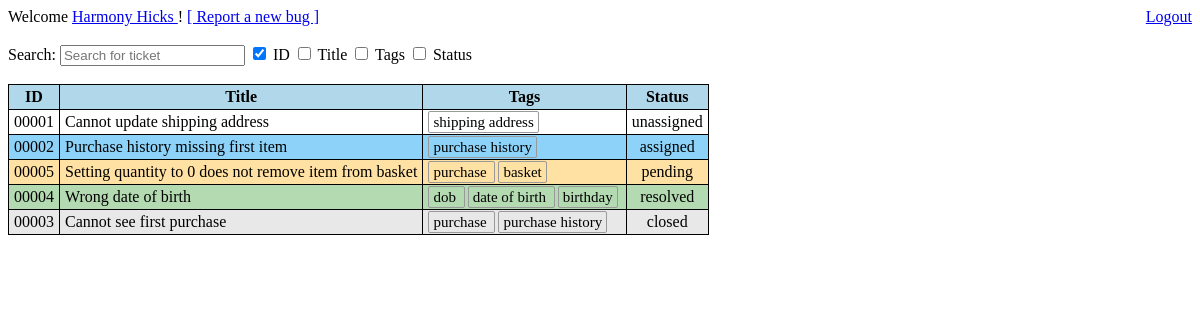
Screenshot of /view_all_tickets.php (signed in) with the database file from the repository.
### tables this page shows
CREATE TABLE IF NOT EXISTS `accounts` (
  `id` varchar(10) NOT NULL,
  `first_name` varchar(16) NOT NULL,
  `last_name` varchar(16) NOT NULL,
  `password` varchar(20) NOT NULL,
  `dob` date NOT NULL,
  `account_type` varchar(16) NOT NULL,
  `experience` tinyint(4) NOT NULL,
  PRIMARY KEY (`id`)
);

CREATE TABLE IF NOT EXISTS `tickets` (
  `id` smallint(5) NOT NULL AUTO_INCREMENT,
  `title` varchar(80) NOT NULL,
  `description` text NOT NULL,
  `created_by` varchar(10) NOT NULL,
  `created_date` date NOT NULL,
  `tags` varchar(127) NOT NULL,
  `status` varchar(16) NOT NULL,
  `assigned_to` varchar(10) NOT NULL,
  `reviewed_by` varchar(10) NOT NULL,
  `duplicate_of` smallint(5) DEFAULT NULL,
  PRIMARY KEY (`id`)
);

### include/funcs/sql_funcs.php (called while the page is built, shortened)
<?php
	require_once("include/class/ClassAccount.php");
	require_once("include/class/ClassTicket.php");
	function str_clean(&$string){
		return mysqli_real_escape_string($GLOBALS['mysql_link'], trim($string));;
	}
	function db_query($query){
		$result = mysqli_query($GLOBALS['mysql_link'], $query);
		$error = mysqli_error($GLOBALS['mysql_link']);
		return $result;
	}
	function get_tickets($as_user){
		$as_user = str_clean($as_user);
		$query = db_query("SELECT `id` FROM `tickets`;");
		$output = [];
		while($row = mysqli_fetch_assoc($query)){
			try{
				$output[] = new Ticket((int)$row['id'], $as_user);
			}catch(Exception $e){
				continue;
			}
		}
		return $output;
	}
?>

### include/class/ClassAccount.php (called while the page is built, shortened)
<?php
	require_once("include/funcs/sql_funcs.php");
	class Account{
		private $first_name;
		private $last_name;
		private $account_type;
		function __construct($id){
			$id = str_clean($id);
			$query = db_query("SELECT * FROM `accounts` WHERE `id` = '{$id}' LIMIT 1;");
			$result = mysqli_fetch_assoc($query);
			if(mysqli_num_rows($query) == 1){
				$this->first_name = $result['first_name'];
				$this->last_name = $result['last_name'];
				$this->account_type = $result['account_type'];
			}else{
				throw new Exception("User not found.");
			}
		}
		function get_full_name(){
			return $this->first_name . " " . $this->last_name;
		}
		function is_norm(){
			return ($this->account_type == "user");
		}
	}
?>

### include/class/ClassTicket.php (called while the page is built, shortened)
<?php
	require_once("include/funcs/sql_funcs.php");
	class Ticket{
		private $title;
		private $tags;
		private $status;
		function __construct($ticket_id, $as_user = NULL){
			$ticket_id = str_clean($ticket_id);
			$query = db_query("SELECT * FROM `tickets` WHERE `id` = '{$ticket_id}' LIMIT 1;");
			$result = mysqli_fetch_assoc($query);
			if(mysqli_num_rows($query) == 1){
				$this->ticket_id = $result['id'];
				$this->title = $result['title'];
				$this->created_by =  new Account($result['created_by']);
				$this->tags = $result['tags'];
				$this->status = $result['status'];
				if(!is_null($as_user)){
					$this->viewed_by = new Account(str_clean($as_user));
				}
			}else{
				throw new Exception("Ticket not found.");
			}
		}
		function get_title(){
			return $this->title;
		}
		function get_tags(){
			return $this->tags;
		}
		function get_status(){
			return $this->status;
		}
	}
?>

### view_all_tickets.php (the view, shortened to what this page needs)
<?php
	require_once("include/funcs/sql_funcs.php");
	$account = new Account($_SESSION['username']);
	$all_tickets = get_tickets($_SESSION['username']);
	$ticket_order = ["unassigned", "assigned", "pending", "resolved", "closed"];
	usort($all_tickets, function($a, $b) use ($ticket_order){
		$pos_a = array_search($a->get_status(), $ticket_order);
		$pos_b = array_search($b->get_status(), $ticket_order);
		return $pos_a - $pos_b;
	});
?>
<!DOCTYPE html>
<html lang='en'>
	<head>
		<link rel='stylesheet' href='include/css/main.css'>
	</head>
	<body>
		<?php include("include/templates/header.php"); ?>
		Search: <input type='text' name='ticket_search' id='ticket_search' placeholder='Search for ticket' /> <span id='cancel_search'>X</span>
		<input type='checkbox' id='search_id' class='search_checkbox' value=0 checked/> ID
		<input type='checkbox' id='search_title' class='search_checkbox' value=1 /> Title
		<input type='checkbox' id='search_tags' class='search_checkbox' value=2 /> Tags
		<input type='checkbox' id='search_status' class='search_checkbox' value=3 /> Status
		<br />
		<br />
		<table id='ticket_table' class='basic_table'>
			<tr>
				<td style='text-align:center;'>
					ID
				</td>
				<td style='text-align:center;'>
					Title
				</td>
				<td style='text-align:center;'>
					Tags
				</td>
				<td style='text-align:center;'>
					Status
				</td>
			</tr>
			<?php
				foreach($all_tickets as $ticket){
			?>
				<tr>
					<td onclick="location.href='view_ticket_info.php?t=<?php echo $ticket->ticket_id; ?>'" class='<?php echo $ticket->get_status(); ?>_ticket' style='text-align:center; cursor:pointer;'>
						<?php printf('%05d', $ticket->ticket_id); ?>
					</td>
					<td onclick="location.href='view_ticket_info.php?t=<?php echo $ticket->ticket_id; ?>'" class='<?php echo $ticket->get_status(); ?>_ticket' style='text-align:left; cursor:pointer;'>
						<?php echo $ticket->get_title(); ?>
					</td>
					<td class='<?php echo $ticket->get_status(); ?>_ticket' style='text-align:left;'>
						<?php
							$tag_array = explode(",", $ticket->get_tags());
							foreach($tag_array as $tag){
						?>
								<span class='ticket_tag'>
										<?php echo $tag; ?>
								</span>
						<?php
							}
						?>
					</td>
					<td class='<?php echo $ticket->get_status(); ?>_ticket' style='text-align:center;'>
						<?php echo $ticket->get_status(); ?>
					</td>
				</tr>
			<?php
				}
			?>
		</table>
	</body>
</html>

### include/templates/header.php
<div style='float:left;'>
	Welcome
	<a href='#'>
		<?php echo $account->get_full_name(); ?>
	</a>!
	<a href='report_bug.php'>
		[ Report a new bug ]
	</a>
</div>
<div style='float:right;'>
	<a href='logout.php'>
		Logout
	</a>
</div>
<br />
<br />

### include/css/main.css (style rules this page uses)
.basic_table { border: 1px solid #000000; border-collapse: collapse; }
.basic_table tr td { border: 1px solid #000000; padding: 3px 5px; }
.basic_table tr:first-child td { background-color:#B0D8EA; font-weight: bold; }
.ticket_tag { border-radius: 2px; border: 1px solid #999999; font-size: 15px; padding: 2px 4px; margin-right: 3px; cursor: pointer; }
.unassigned_ticket { background-color: #FFFFFF; }
.assigned_ticket { background-color: #8DD3F9; }
.pending_ticket { background-color: #FFE1A3; }
.resolved_ticket { background-color: #B3dAB1; }
.closed_ticket { background-color: #E8E8E8; }

### rows the page displays
accounts: $account->get_full_name() "Harmony Hicks"
tickets: id "00001", title "Cannot update shipping address", tags "shipping address", status "unassigned"
tickets: id "00002", title "Purchase history missing first item", tags "purchase history", status "assigned"
tickets: id "00005", title "Setting quantity to 0 does not remove item from basket", tags "purchase", tags "basket", status "pending"
tickets: id "00004", title "Wrong date of birth", tags "dob", tags "date of birth", tags "birthday", status "resolved"
tickets: id "00003", title "Cannot see first purchase", tags "purchase", tags "purchase history", status "closed"
